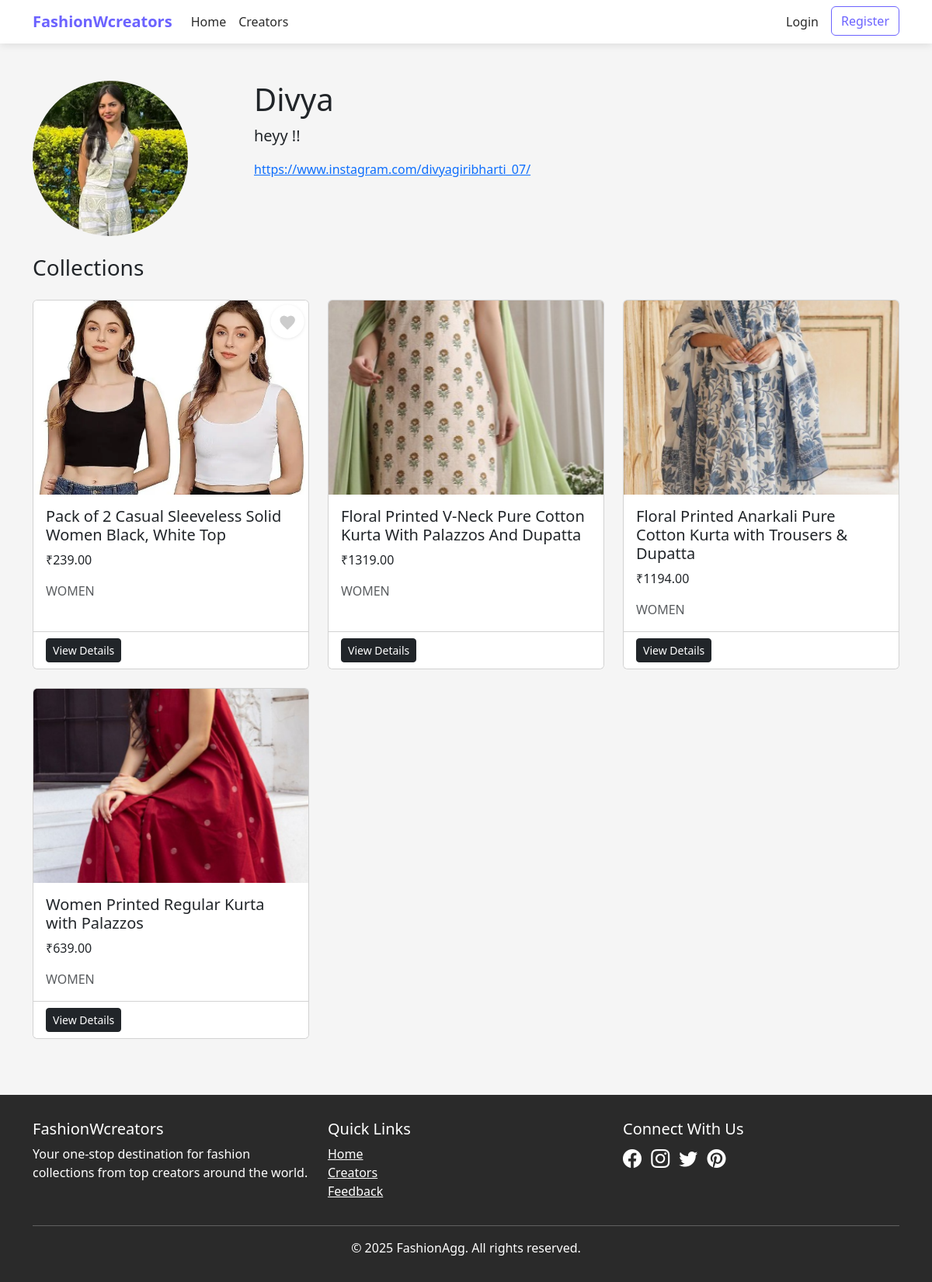
/creators/Divya/, run on the app's committed database.
### aggregator/models.py (models this page shows, shortened)
class User(AbstractUser):
    CREATOR = 'creator'
    BUYER = 'buyer'
    ROLE_CHOICES = [
        (CREATOR, 'Creator'),
        (BUYER, 'Buyer'),
    ]
    role = models.CharField(max_length=10, choices=ROLE_CHOICES, default=BUYER)
    bio = models.TextField(blank=True)
    website = models.URLField(blank=True)
    profile_pic = models.ImageField(upload_to='profile_pics', blank=True)
    class Meta:
        app_label = 'aggregator'

class Collection(models.Model):
    CATEGORY_CHOICES = [
        ('MEN', 'Men'),
        ('WOMEN', 'Women'),
        ('UNISEX', 'Unisex'),
    ]
    creator = models.ForeignKey(User, on_delete=models.CASCADE, related_name='collections')
    title = models.CharField(max_length=200)
    description = models.TextField()
    price = models.DecimalField(max_digits=10, decimal_places=2)
    image = models.ImageField(upload_to='collections')
    source_url = models.URLField()
    category = models.CharField(max_length=20, choices=CATEGORY_CHOICES)
    created_at = models.DateTimeField(auto_now_add=True)
    updated_at = models.DateTimeField(auto_now=True)
    likes = models.ManyToManyField(User, related_name='liked_collections', blank=True)

### aggregator/views.py (the view)
# urls.py: path('creators/<str:username>/', views.creator_detail, name='creator_detail'),
def creator_detail(request, username):
    creator = get_object_or_404(User, username=username, role=User.CREATOR)
    collections = creator.collections.all().order_by('-created_at')
    return render(request, 'aggregator/creator_detail.html', {
        'creator': creator,
        'collections': collections
    })

### aggregator/templates/aggregator/creator_detail.html
{% extends 'base.html' %}
{% block content %}
<div class="container my-5">
    <div class="row mb-4">
        <div class="col-md-3">
            {% if creator.profile_pic %}
            <img src="{{ creator.profile_pic.url }}" class="img-fluid rounded-circle" alt="{{ creator.username }}" style="width: 200px; height: 200px; object-fit: cover;">
            {% else %}
            <div class="bg-light rounded-circle d-flex align-items-center justify-content-center" style="width: 200px; height: 200px;">
                <i class="bi bi-person-circle" style="font-size: 5rem;"></i>
            </div>
            {% endif %}
        </div>
        <div class="col-md-9">
            <h1>{{ creator.username }}</h1>
            {% if creator.bio %}
            <p class="lead">{{ creator.bio }}</p>
            {% endif %}
            {% if creator.website %}
            <p><a href="{{ creator.website }}" target="_blank">{{ creator.website }}</a></p>
            {% endif %}
        </div>
    </div>
    <h3 class="mb-4">Collections</h3>
    <div class="row">
        {% for collection in collections %}
        <div class="col-md-4 mb-4">
            <div class="card h-100">
                <img src="{{ collection.image.url }}" class="card-img-top" alt="{{ collection.title }}" style="height: 250px; object-fit: cover;">
                <div class="card-body">
                    <h5 class="card-title">{{ collection.title }}</h5>
                    <p class="card-text">₹{{ collection.price }}</p>
                    <p class="card-text text-muted">{{ collection.category }}</p>
                </div>
                <div class="card-footer bg-white">
                    <a href="{% url 'collection_detail' collection.pk %}" class="btn btn-dark btn-sm">View Details</a>
                </div>
            </div>
        </div>
        {% empty %}
        <div class="col-12">
            <div class="alert alert-info">No collections yet.</div>
        </div>
        {% endfor %}
    </div>
</div>
{% endblock %}

### templates/base.html (style rules this page uses)
:root { --primary-color: #6c63ff; --dark-color: #2a2a2a; --light-color: #f8f9fa; }
body { font-family: 'Segoe UI', Tahoma, Geneva, Verdana, sans-serif; padding-top: 56px; background-color: #f5f5f5; }

### data on the page
User: profile_pic (picture), username "Divya", bio "heyy !!", website "https://www.instagram.com/divyagiribharti_07/"
Collection: image (picture), title "Pack of 2 Casual Sleeveless Solid Women Black, White Top", price "239.00", category "WOMEN"
Collection: image (picture), title "Floral Printed V-Neck Pure Cotton Kurta With Palazzos And Dupatta", price "1319.00", category "WOMEN"
Collection: image (picture), title "Floral Printed Anarkali Pure Cotton Kurta with Trousers & Dupatta", price "1194.00", category "WOMEN"
Collection: image (picture), title "Women Printed Regular Kurta with Palazzos", price "639.00", category "WOMEN"
